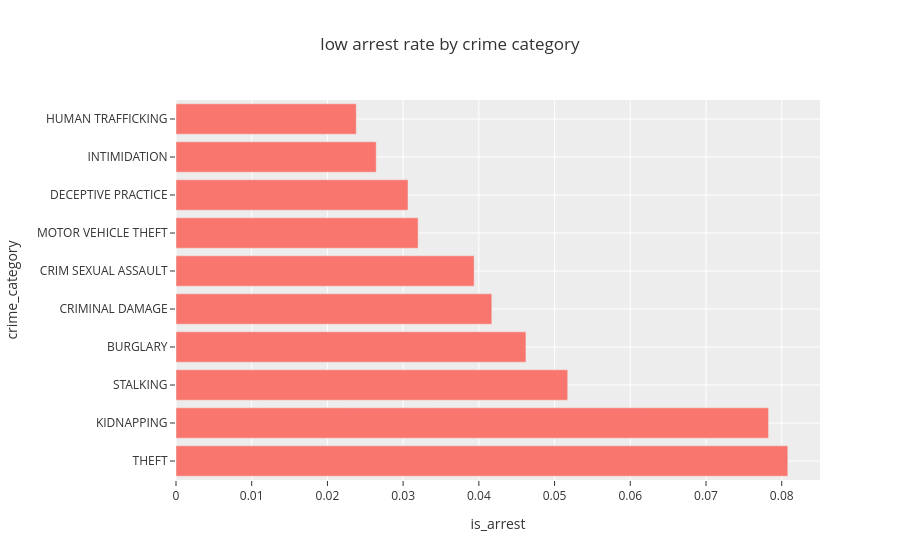

The notebook cell this image was saved under:
### Code cell
fig_arrest2=px.bar(
    arrest_by_crime_type,
    x='is_arrest',
    y='crime_category',
    title='low arrest rate by crime category',
    template='ggplot2'
)
fig_arrest2.show()

### Figure 1 — Plotly figure (JSON) as saved in the notebook; plotly's stock layout.template omitted (floating-point values rounded to 4 significant figures)
{"data": [{"hovertemplate": "is_arrest=%{x}<br>crime_category=%{y}<extra></extra>", "legendgroup": "", "marker": {"color": "#F8766D", "pattern": {"shape": ""}}, "name": "", "orientation": "h", "showlegend": false, "textposition": "auto", "type": "bar", "x": [0.0808, 0.07826, 0.05174, 0.04622, 0.04171, 0.03938, 0.03198, 0.03064, 0.02644, 0.02381], "xaxis": "x", "y": ["THEFT", "KIDNAPPING", "STALKING", "BURGLARY", "CRIMINAL DAMAGE", "CRIM SEXUAL ASSAULT", "MOTOR VEHICLE THEFT", "DECEPTIVE PRACTICE", "INTIMIDATION", "HUMAN TRAFFICKING"], "yaxis": "y"}], "layout": {"barmode": "relative", "legend": {"tracegroupgap": 0}, "title": {"text": "low arrest rate by crime category"}, "xaxis": {"anchor": "y", "domain": [0, 1], "title": {"text": "is_arrest"}}, "yaxis": {"anchor": "x", "domain": [0, 1], "title": {"text": "crime_category"}}}}
